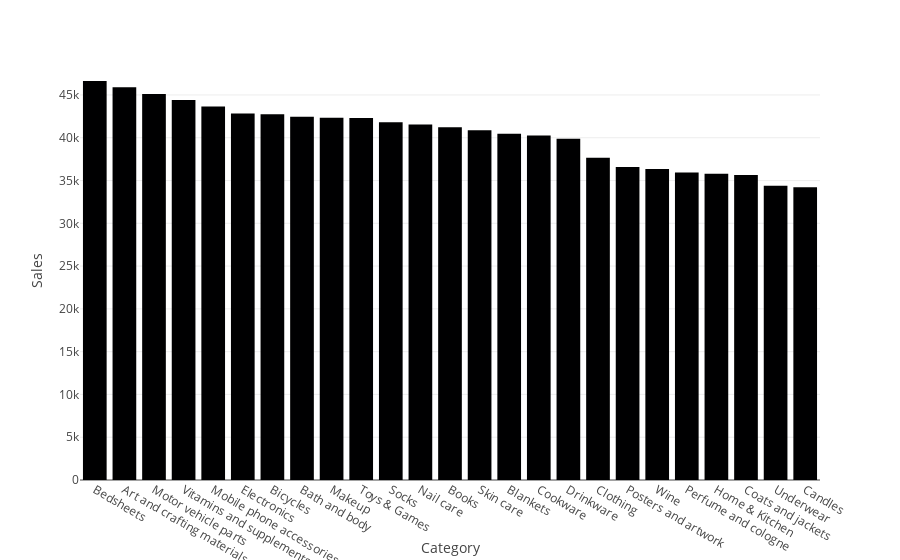

The notebook cell saved with this chart:
### Code cell
categoriaMaisVendida = df.groupby('Category').agg({ 'Sales': np.sum }).sort_values('Sales', ascending=False).reset_index()
px.bar(categoriaMaisVendida, x='Category', y='Sales')

### Figure 1 — Plotly figure (JSON) as saved in the notebook; plotly's stock layout.template omitted (floating-point values rounded to 4 significant figures)
{"data": [{"hovertemplate": "Category=%{x}<br>Sales=%{y}<extra></extra>", "legendgroup": "", "marker": {"color": "#000001", "pattern": {"shape": ""}}, "name": "", "orientation": "v", "showlegend": false, "textposition": "auto", "type": "bar", "x": ["Bedsheets", "Art and crafting materials", "Motor vehicle parts", "Vitamins and supplements", "Mobile phone accessories", "Electronics", "Bicycles", "Bath and body", "Makeup", "Toys & Games", "Socks", "Nail care", "Books", "Skin care", "Blankets", "Cookware", "Drinkware", "Clothing", "Posters and artwork", "Wine", "Perfume and cologne", "Home & Kitchen", "Coats and jackets", "Underwear", "Candles"], "xaxis": "x", "y": [46631, 45912, 45116, 44402, 43660, 42844, 42750, 42454, 42337, 42295, 41812, 41545, 41215, 40889, 40480, 40268, 39870, 37672, 36588, 36352, 35940, 35777, 35640, 34384, 34204], "yaxis": "y"}], "layout": {"barmode": "relative", "legend": {"tracegroupgap": 0}, "margin": {"t": 60}, "xaxis": {"anchor": "y", "domain": [0, 1], "title": {"text": "Category"}}, "yaxis": {"anchor": "x", "domain": [0, 1], "title": {"text": "Sales"}}}}
